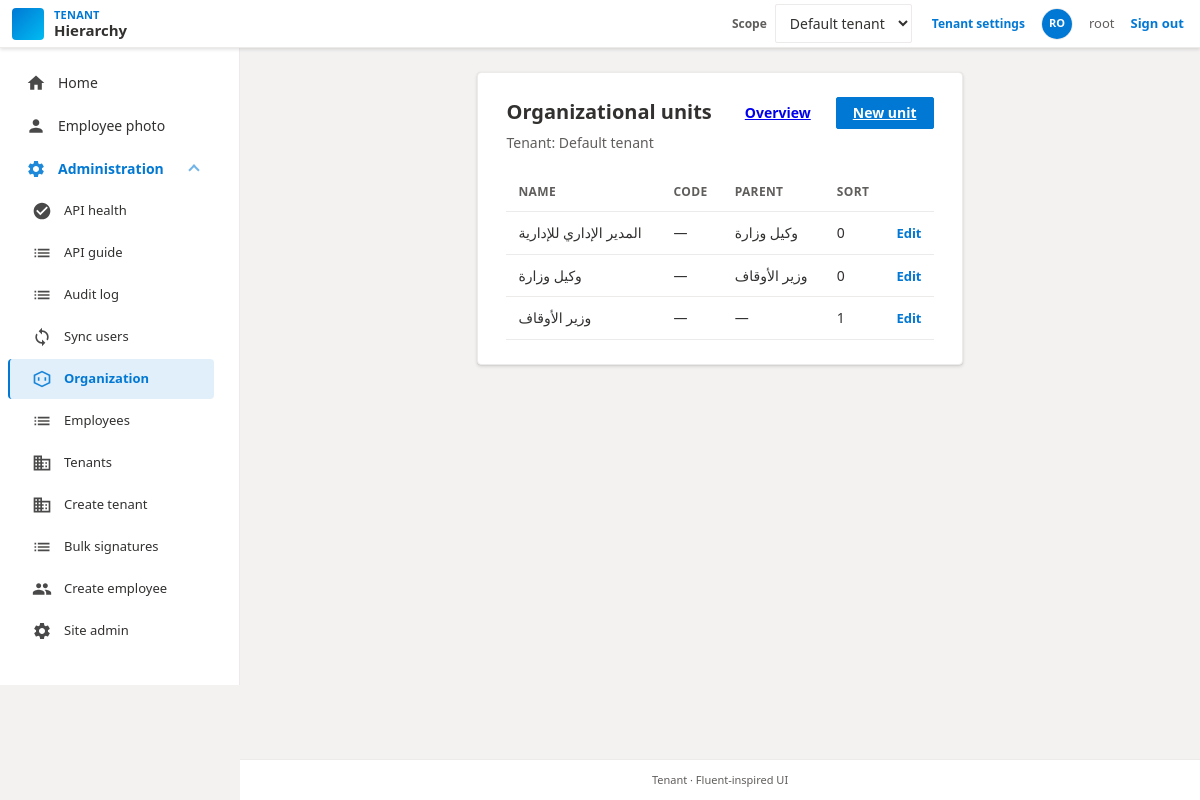
The page /organization/units/ (signed in) on the database its author committed.
### hierarchy/models.py (models this page shows, shortened)
class Tenant(models.Model):
    name = models.CharField(max_length=255)
    slug = models.SlugField(max_length=80, unique=True, db_index=True)
    is_active = models.BooleanField(default=True)
    api_base_url = models.URLField(
        "API base URL",
        max_length=500,
        blank=True,
        help_text="This tenant's backend base (e.g. http://63.183.213.237:1113). "
        "Health checks use {base}/api/health.",
    )
    api_key = models.CharField(
        max_length=255,
        blank=True,
        help_text="Shared secret for machine API clients (GET /api/employees/). "
        "Optional: override in production with env TENANT_API_KEY_<tenant_pk>.",
    )
    api_key_header = models.CharField(
        max_length=64,
        blank=True,
        default="",
        help_text="HTTP header for api_key (default X-Api-Key if empty). "
        "Optional env: TENANT_API_KEY_HEADER_<tenant_pk>.",
    )
    created_at = models.DateTimeField(auto_now_add=True)
    class Meta:
        ordering = ["name"]

class OrganizationalUnit(models.Model):
    tenant = models.ForeignKey(
        Tenant,
        on_delete=models.CASCADE,
        related_name="organizational_units",
    )
    parent = models.ForeignKey(
        "self",
        on_delete=models.CASCADE,
        null=True,
        blank=True,
        related_name="children",
    )
    name = models.CharField(max_length=200)
    code = models.CharField(
        max_length=64,
        blank=True,
        help_text="Short code for exports (optional).",
    )
    sort_order = models.PositiveIntegerField(default=0)
    class Meta:
        ordering = ["sort_order", "name"]
        verbose_name = "organizational unit"

### hierarchy/organization_views.py (the view, shortened to what this page needs)
# urls.py: path("organization/units/", organization_views.org_unit_list, name="org_unit_list"),
@login_required
def org_unit_list(request):
    ensure_structure_staff(request)
    tenant = resolve_active_structure_tenant(request)
    ensure_structure_tenant_access(request, tenant)
    units = OrganizationalUnit.objects.filter(tenant=tenant).order_by(
        "sort_order",
        "name",
    )
    return render(
        request,
        "hierarchy/org_unit_list.html",
        {"structure_tenant": tenant, "units": units},
    )

### hierarchy/templates/hierarchy/org_unit_list.html (shortened to what this page needs)
{% extends "base.html" %}
{% block content %}
<div class="d365-card d365-card--wide d365-card--table-card">
  <div class="d365-card__header-row">
    <div>
      <h1>Organizational units</h1>
      {% if structure_tenant %}<p class="d365-card__subtitle">Tenant: {{ structure_tenant.name }}</p>{% endif %}
    </div>
    {% if structure_tenant %}
    <div class="d365-card__actions">
      <a href="{% url 'hierarchy:organization_overview' %}" class="d365-btn">Overview</a>
      <a href="{% url 'hierarchy:org_unit_create' %}" class="d365-btn d365-btn--primary">New unit</a>
    </div>
    {% endif %}
  </div>
  {% if not structure_tenant %}
    <p class="d365-help">Choose a tenant in Scope (superuser) to manage units.</p>
  {% elif not units %}
    <p class="d365-empty">No units yet. <a href="{% url 'hierarchy:org_unit_create' %}">Create one</a>.</p>
  {% else %}
    <div class="d365-table-wrap">
      <table class="d365-table">
        <thead>
          <tr>
            <th>Name</th>
            <th>Code</th>
            <th>Parent</th>
            <th>Sort</th>
            <th></th>
          </tr>
        </thead>
        <tbody>
          {% for u in units %}
            <tr>
              <td>{{ u.name }}</td>
              <td>{{ u.code|default:"—" }}</td>
              <td>{% if u.parent %}{{ u.parent.name }}{% else %}—{% endif %}</td>
              <td>{{ u.sort_order }}</td>
              <td class="d365-table__actions"><a href="{% url 'hierarchy:org_unit_edit' u.pk %}" class="d365-link">Edit</a></td>
            </tr>
          {% endfor %}
        </tbody>
      </table>
    </div>
  {% endif %}
</div>
{% endblock %}

### templates/base.html (shortened to what this page needs)
{% load static %}
<!DOCTYPE html>
<html lang="en">
<head>
  <link rel="stylesheet" href="{% static 'css/dynamics-theme.css' %}">
  <link rel="stylesheet" href="{% static 'vendor/tom-select/tom-select.default.min.css' %}">
  <link rel="stylesheet" href="{% static 'css/tom-select-d365.css' %}">
</head>
<body class="d365-shell">
  <div class="d365-layout">
    <header class="d365-app-bar" role="banner">
      <div class="d365-app-bar__start">
        <a class="d365-app-bar__brand" href="{% url 'hierarchy:index' %}">
          <span class="d365-app-bar__logo" aria-hidden="true"></span>
          <span class="d365-app-bar__titles">
            <span class="d365-app-bar__product">Tenant</span>
            <span class="d365-app-bar__app-name">Hierarchy</span>
          </span>
        </a>
      </div>
      <span class="d365-app-bar__env d365-app-bar__actions">
        {% block app_bar_extra %}
          {% if user.is_authenticated %}
            {% if user.is_superuser %}
            <form method="post" action="{% url 'hierarchy:tenant_switch' %}" class="d365-tenant-switch">
              <label class="d365-tenant-switch__label" for="id-app-tenant-scope">Scope</label>
              <select name="tenant" id="id-app-tenant-scope" class="d365-select d365-select--compact" aria-label="Choose tenant scope" data-no-searchable-select="1" onchange="this.form.submit()">
                {% for t in tenant_switch_choices %}
                  <option value="{{ t.pk }}" {% if active_tenant and active_tenant.pk == t.pk %}selected{% endif %}>{{ t.name }}{% if not t.is_active %} (inactive){% endif %}</option>
                {% endfor %}
              </select>
            </form>
            {% if active_tenant %}
            <a href="{% url 'hierarchy:tenant_edit' active_tenant.pk %}" class="d365-link d365-link--compact">Tenant settings</a>
            {% endif %}
            {% endif %}
            <a href="{% url 'hierarchy:employee_photo' %}" class="d365-app-bar__avatar" title="Employee photo" aria-label="Employee photo">
              {% if employee_photo_url %}
                <img src="{{ employee_photo_url }}" alt="" class="d365-app-bar__avatar-img" width="32" height="32">
              {% else %}
                <span class="d365-app-bar__avatar-initials">{{ avatar_initials }}</span>
              {% endif %}
            </a>
            <span class="d365-app-bar__user">{{ user.get_username }}</span>
            <a class="d365-link" href="{% url 'logout' %}">Sign out</a>
          {% else %}
            <a class="d365-link" href="{% url 'login' %}">Sign in</a>
          {% endif %}
        {% endblock %}
      </span>
    </header>
    <div class="d365-body">
      <div class="d365-nav-host" id="d365-nav-host">
        <aside class="d365-side-nav" id="d365-side-nav" aria-label="Main navigation">
          <div class="d365-side-nav__inner">
            {% block side_nav %}
            <nav class="d365-side-nav__nav">
              <ul class="d365-nav-list">
                <li>
                  <a href="{% url 'hierarchy:index' %}" class="d365-nav-link{% if request.resolver_match.namespace == 'hierarchy' and request.resolver_match.url_name == 'index' %} is-active{% endif %}">
                    <span class="d365-nav-link__icon" aria-hidden="true"></span>
                    <span class="d365-nav-link__text">Home</span>
                  </a>
                </li>
                {% if user.is_authenticated %}
                <li>
                  <a href="{% url 'hierarchy:employee_photo' %}" class="d365-nav-link{% if request.resolver_match.url_name == 'employee_photo' %} is-active{% endif %}">
                    <span class="d365-nav-link__icon d365-nav-link__icon--person" aria-hidden="true"></span>
                    <span class="d365-nav-link__text">Employee photo</span>
                  </a>
                </li>
                {% endif %}
                {% if user.is_staff %}
                {% with u=request.resolver_match.url_name %}
                <li class="d365-nav-group">
                  <details class="d365-nav-details{% if request.resolver_match.namespace == 'admin' or u == 'api_health_test' or u == 'api_guide' or u == 'audit_log_list' or u == 'user_sync' or u == 'organization_overview' or u == 'org_unit_list' or u == 'org_unit_create' or u == 'org_unit_edit' or u == 'position_list' or u == 'position_create' or u == 'position_detail' or u == 'position_edit' or u == 'position_assignment_delete' or u == 'employee_list' or u == 'employee_edit' or u == 'signature_manage' or u == 'signature_bulk_upload' or u == 'tenant_list' or u == 'tenant_edit' or u == 'tenant_create' or u == 'employee_create' %} d365-nav-details--highlight{% endif %}" {% if request.resolver_match.namespace == 'admin' or u == 'api_health_test' or u == 'api_guide' or u == 'audit_log_list' or u == 'user_sync' or u == 'organization_overview' or u == 'org_unit_list' or u == 'org_unit_create' or u == 'org_unit_edit' or u == 'position_list' or u == 'position_create' or u == 'position_detail' or u == 'position_edit' or u == 'position_assignment_delete' or u == 'employee_list' or u == 'employee_edit' or u == 'signature_manage' or u == 'signature_bulk_upload' or u == 'tenant_list' or u == 'tenant_edit' or u == 'tenant_create' or u == 'employee_create' %}open{% endif %}>
                    <summary class="d365-nav-details__summary">
                      <span class="d365-nav-details__summary-main">
                        <span class="d365-nav-link__icon d365-nav-link__icon--gear" aria-hidden="true"></span>
                        <span class="d365-nav-details__title">Administration</span>
                      </span>
                      <span class="d365-nav-details__chevron" aria-hidden="true"></span>
                    </summary>
                    <ul class="d365-nav-list d365-nav-list--nested">
                      <li>
                        <a href="{% url 'hierarchy:api_health_test' %}" class="d365-nav-link{% if u == 'api_health_test' %} is-active{% endif %}">
                          <span class="d365-nav-link__icon d365-nav-link__icon--health" aria-hidden="true"></span>
                          <span class="d365-nav-link__text">API health</span>
                        </a>
                      </li>
                      <li>
                        <a href="{% url 'hierarchy:api_guide' %}" class="d365-nav-link{% if u == 'api_guide' %} is-active{% endif %}">
                          <span class="d365-nav-link__icon d365-nav-link__icon--list" aria-hidden="true"></span>
                          <span class="d365-nav-link__text">API guide</span>
                        </a>
                      </li>
                      <li>
                        <a href="{% url 'hierarchy:audit_log_list' %}" class="d365-nav-link{% if u == 'audit_log_list' %} is-active{% endif %}">
                          <span class="d365-nav-link__icon d365-nav-link__icon--list" aria-hidden="true"></span>
                          <span class="d365-nav-link__text">Audit log</span>
                        </a>
                      </li>
                      <li>
                        <a href="{% url 'hierarchy:user_sync' %}" class="d365-nav-link{% if u == 'user_sync' %} is-active{% endif %}">
                          <span class="d365-nav-link__icon d365-nav-link__icon--sync" aria-hidden="true"></span>
                          <span class="d365-nav-link__text">Sync users</span>
                        </a>
                      </li>
                      <li>
                        <a href="{% url 'hierarchy:organization_overview' %}" class="d365-nav-link{% if u == 'organization_overview' or u == 'org_unit_list' or u == 'org_unit_create' or u == 'org_unit_edit' or u == 'position_list' or u == 'position_create' or u == 'position_detail' or u == 'position_edit' or u == 'position_assignment_delete' %} is-active{% endif %}">
                          <span class="d365-nav-link__icon d365-nav-link__icon--structure" aria-hidden="true"></span>
                          <span class="d365-nav-link__text">Organization</span>
                        </a>
                      </li>
                      <li>
                        <a href="{% url 'hierarchy:employee_list' %}" class="d365-nav-link{% if u == 'employee_list' or u == 'employee_edit' or u == 'signature_manage' or u == 'signature_bulk_upload' %} is-active{% endif %}">
                          <span class="d365-nav-link__icon d365-nav-link__icon--list" aria-hidden="true"></span>
                          <span class="d365-nav-link__text">Employees</span>
                        </a>
                      </li>
                      {% if user.is_superuser %}
                      <li>
                        <a href="{% url 'hierarchy:tenant_list' %}" class="d365-nav-link{% if u == 'tenant_list' or u == 'tenant_edit' %} is-active{% endif %}">
                          <span class="d365-nav-link__icon d365-nav-link__icon--building" aria-hidden="true"></span>
                          <span class="d365-nav-link__text">Tenants</span>
                        </a>
                      </li>
                      <li>
                        <a href="{% url 'hierarchy:tenant_create' %}" class="d365-nav-link{% if u == 'tenant_create' %} is-active{% endif %}">
                          <span class="d365-nav-link__icon d365-nav-link__icon--building" aria-hidden="true"></span>
                          <span class="d365-nav-link__text">Create tenant</span>
                        </a>
                      </li>
                      {% endif %}
                      <li>
                        <a href="{% url 'hierarchy:signature_bulk_upload' %}" class="d365-nav-link{% if u == 'signature_bulk_upload' %} is-active{% endif %}">
                          <span class="d365-nav-link__icon d365-nav-link__icon--list" aria-hidden="true"></span>
                          <span class="d365-nav-link__text">Bulk signatures</span>
                        </a>
                      </li>
                      <li>
                        <a href="{% url 'hierarchy:employee_create' %}" class="d365-nav-link{% if u == 'employee_create' %} is-active{% endif %}">
                          <span class="d365-nav-link__icon d365-nav-link__icon--people" aria-hidden="true"></span>
                          <span class="d365-nav-link__text">Create employee</span>
                        </a>
                      </li>
                      <li>
                        <a href="{% url 'admin:index' %}" class="d365-nav-link{% if request.resolver_match.namespace == 'admin' %} is-active{% endif %}">
                          <span class="d365-nav-link__icon d365-nav-link__icon--gear" aria-hidden="true"></span>
                          <span class="d365-nav-link__text">Site admin</span>
                        </a>
                      </li>
                    </ul>
                  </details>
                </li>
                {% endwith %}
                {% endif %}
              </ul>
            </nav>
            {% endblock %}
          </div>
        </aside>
      </div>
      <div class="d365-content">
        <main class="d365-main" id="main" role="main">
          {% block content %}{% endblock %}
        </main>
        <footer class="d365-footer" role="contentinfo">
          {% block footer %}Tenant · Fluent-inspired UI{% endblock %}
        </footer>
      </div>
    </div>
  </div>
</body>
</html>

### rows shown on the page
Tenant: name "Default tenant"
OrganizationalUnit: name "المدير الإداري للإدارية", code "—", parent.name "وكيل وزارة", sort_order "0"
OrganizationalUnit: name "وكيل وزارة", code "—", parent.name "وزير الأوقاف", sort_order "0"
OrganizationalUnit: name "وزير الأوقاف", code "—", sort_order "1"

### other values the page prints
{{ avatar_initials }} "RO"
{{ user.get_username }} "root"
form field tenant "Default tenant"
